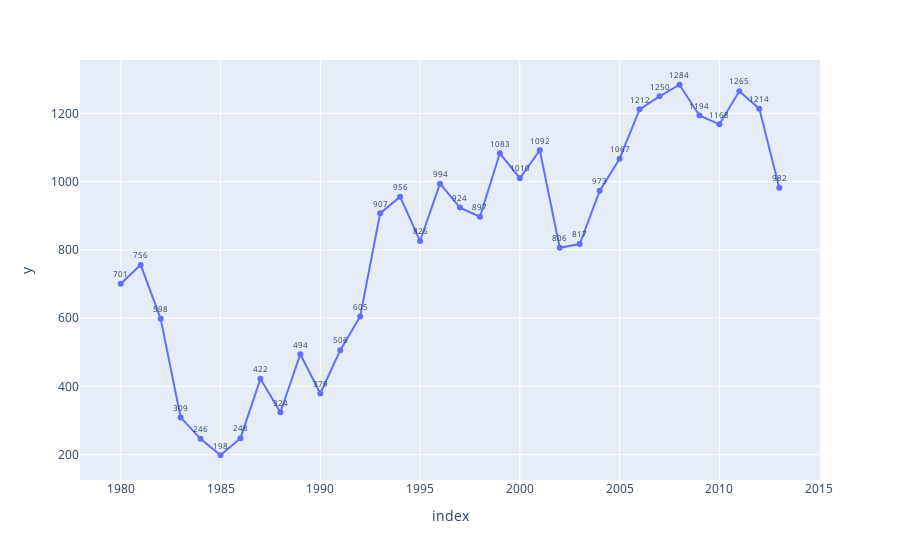

The notebook cell this image was saved under:
### Code cell
Japan_df = df.loc['Japan', years]
fig = px.line(Japan_df,
              x=Japan_df.index,
              y=Japan_df.values,
              text=Japan_df.values,)
fig.update_traces(textposition='top center', textfont_size=8)
fig

### Figure 1 — Plotly figure (JSON) as saved in the notebook; plotly's stock layout.template omitted (floating-point values rounded to 4 significant figures)
{"data": [{"hovertemplate": "index=%{x}<br>y=%{y}<br>text=%{text}<extra></extra>", "legendgroup": "", "line": {"color": "#636efa", "dash": "solid"}, "marker": {"symbol": "circle"}, "mode": "lines+markers+text", "name": "", "orientation": "v", "showlegend": false, "text": [701, 756, 598, 309, 246, 198, 248, 422, 324, 494, 379, 506, 605, 907, 956, 826, 994, 924, 897, 1083, 1010, 1092, 806, 817, 973, 1067, 1212, 1250, 1284, 1194, 1168, 1265, 1214, 982], "textfont": {"size": 8}, "textposition": "top center", "type": "scatter", "x": [1980, 1981, 1982, 1983, 1984, 1985, 1986, 1987, 1988, 1989, 1990, 1991, 1992, 1993, 1994, 1995, 1996, 1997, 1998, 1999, 2000, 2001, 2002, 2003, 2004, 2005, 2006, 2007, 2008, 2009, 2010, 2011, 2012, 2013], "xaxis": "x", "y": [701, 756, 598, 309, 246, 198, 248, 422, 324, 494, 379, 506, 605, 907, 956, 826, 994, 924, 897, 1083, 1010, 1092, 806, 817, 973, 1067, 1212, 1250, 1284, 1194, 1168, 1265, 1214, 982], "yaxis": "y"}], "layout": {"legend": {"tracegroupgap": 0}, "margin": {"t": 60}, "xaxis": {"anchor": "y", "domain": [0, 1], "title": {"text": "index"}}, "yaxis": {"anchor": "x", "domain": [0, 1], "title": {"text": "y"}}}}
